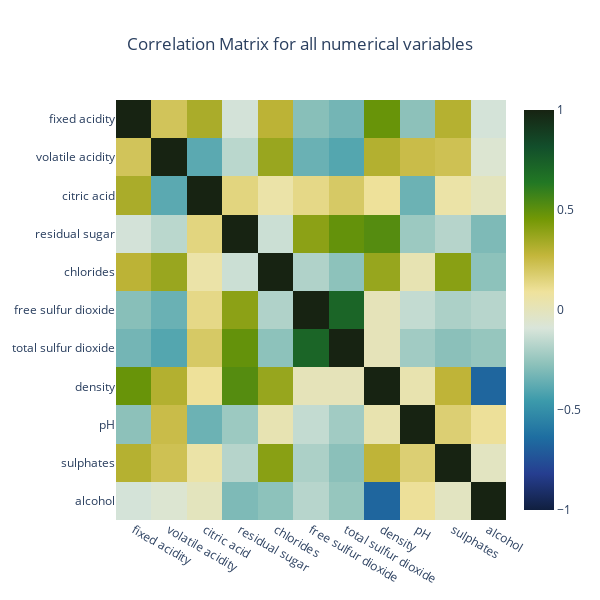

The notebook cell saved with this chart:
### Markdown cell above
### Bivariate statistics for numeric features

### Code cell
%matplotlib inline
import plotly.graph_objs as go
import plotly.io as pio
import pandas as pd

def plot_corr_matrix(df, title):
    """
    Create a correlation matrix heatmap plot using Plotly.

    Parameters:
    - df: DataFrame containing the data for the correlation matrix.
    - title: Title for the correlation matrix plot.

    Returns:
    - None
    """
    # Calculate the correlation matrix
    corrMatrix = df.corr()

    # Set the default Plotly template to "plotly_white"
    pio.templates.default = "plotly_white"

    # Create a heatmap using Plotly
    heat = go.Heatmap(
        z=corrMatrix,
        x=corrMatrix.columns,
        y=corrMatrix.columns,
        colorscale=px.colors.diverging.delta,
        zmin=-1,
        zmax=1
    )

    # Define the layout for the heatmap plot
    layout = go.Layout(
        title_text=title,
        title_x=0.5,
        width=600,
        height=600,
        xaxis_showgrid=False,
        yaxis_showgrid=False,
        yaxis_autorange='reversed'
    )

    # Create a Figure and display the heatmap plot
    fig = go.Figure(data=[heat], layout=layout)
    fig.show()
    return corrMatrix
    
plot_corr_matrix(df_numeric, 'Correlation Matrix for all numerical variables')

### Figure 1 — Plotly figure (JSON) as saved in the notebook; plotly's stock layout.template omitted (floating-point values rounded to 4 significant figures)
{"data": [{"colorscale": [[0, "rgb(16, 31, 63)"], [0.09091, "rgb(38, 62, 144)"], [0.1818, "rgb(30, 110, 161)"], [0.2727, "rgb(60, 154, 171)"], [0.3636, "rgb(140, 193, 186)"], [0.4545, "rgb(217, 229, 218)"], [0.5455, "rgb(239, 226, 156)"], [0.6364, "rgb(195, 182, 59)"], [0.7273, "rgb(115, 152, 5)"], [0.8182, "rgb(34, 120, 36)"], [0.9091, "rgb(18, 78, 43)"], [1, "rgb(23, 35, 18)"]], "type": "heatmap", "x": ["fixed acidity", "volatile acidity", "citric acid", "residual sugar", "chlorides", "free sulfur dioxide", "total sulfur dioxide", "density", "pH", "sulphates", "alcohol"], "y": ["fixed acidity", "volatile acidity", "citric acid", "residual sugar", "chlorides", "free sulfur dioxide", "total sulfur dioxide", "density", "pH", "sulphates", "alcohol"], "z": [[1, 0.2148, 0.3303, -0.1044, 0.2889, -0.2816, -0.3275, 0.4782, -0.2712, 0.3048, -0.1026], [0.2148, 1, -0.3842, -0.1637, 0.3676, -0.349, -0.4007, 0.3085, 0.2467, 0.2278, -0.06541], [0.3303, -0.3842, 1, 0.1462, 0.0552, 0.1308, 0.1948, 0.09476, -0.3447, 0.05918, -0.005496], [-0.1044, -0.1637, 0.1462, 1, -0.1231, 0.3987, 0.4875, 0.5209, -0.2345, -0.1747, -0.3052], [0.2889, 0.3676, 0.0552, -0.1231, 1, -0.1866, -0.2698, 0.3719, 0.02582, 0.4051, -0.2696], [-0.2816, -0.349, 0.1308, 0.3987, -0.1866, 1, 0.7205, 0.006166, -0.1417, -0.1982, -0.17], [-0.3275, -0.4007, 0.1948, 0.4875, -0.2698, 0.7205, 1, 0.006711, -0.223, -0.2758, -0.249], [0.4782, 0.3085, 0.09476, 0.5209, 0.3719, 0.006166, 0.006711, 1, 0.03427, 0.2827, -0.6678], [-0.2712, 0.2467, -0.3447, -0.2345, 0.02582, -0.1417, -0.223, 0.03427, 1, 0.1682, 0.09731], [0.3048, 0.2278, 0.05918, -0.1747, 0.4051, -0.1982, -0.2758, 0.2827, 0.1682, 1, -0.01723], [-0.1026, -0.06541, -0.005496, -0.3052, -0.2696, -0.17, -0.249, -0.6678, 0.09731, -0.01723, 1]], "zmax": 1, "zmin": -1}], "layout": {"height": 600, "title": {"text": "Correlation Matrix for all numerical variables", "x": 0.5}, "width": 600, "xaxis": {"showgrid": false}, "yaxis": {"autorange": "reversed", "showgrid": false}}}
